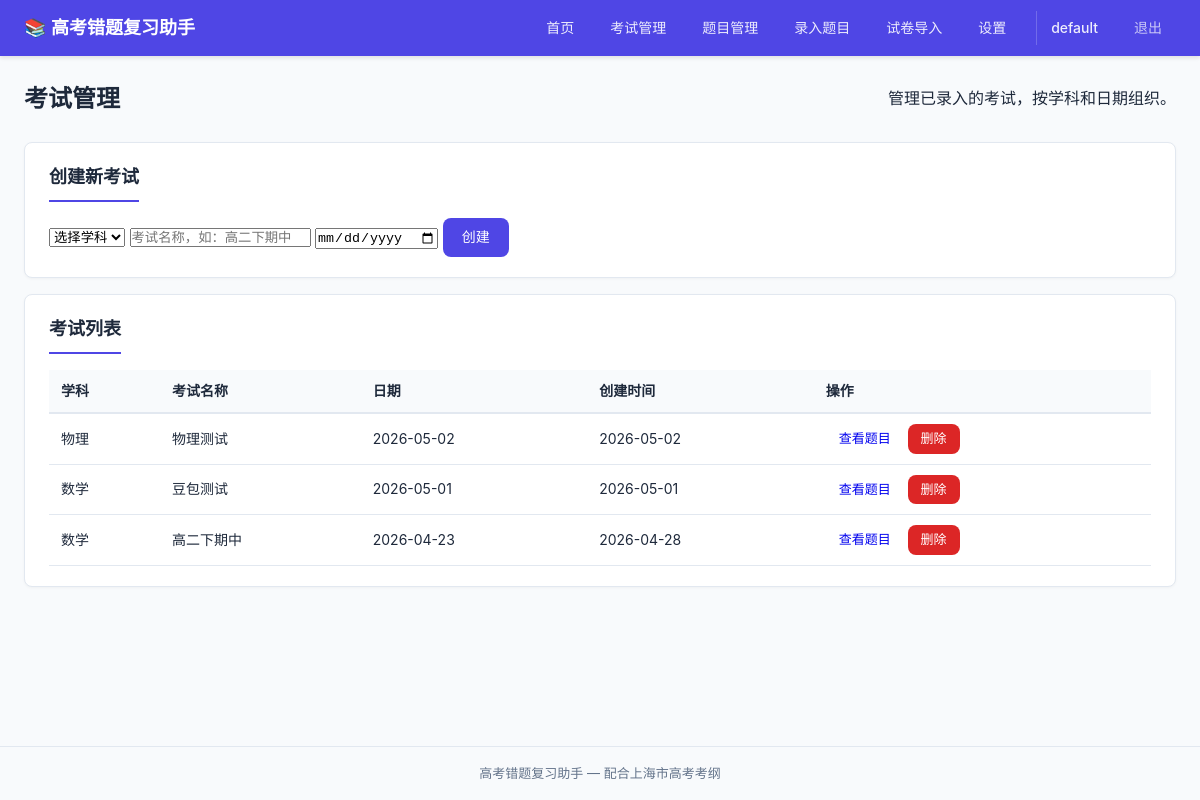
The page /exams (signed in) on the database as committed earlier.
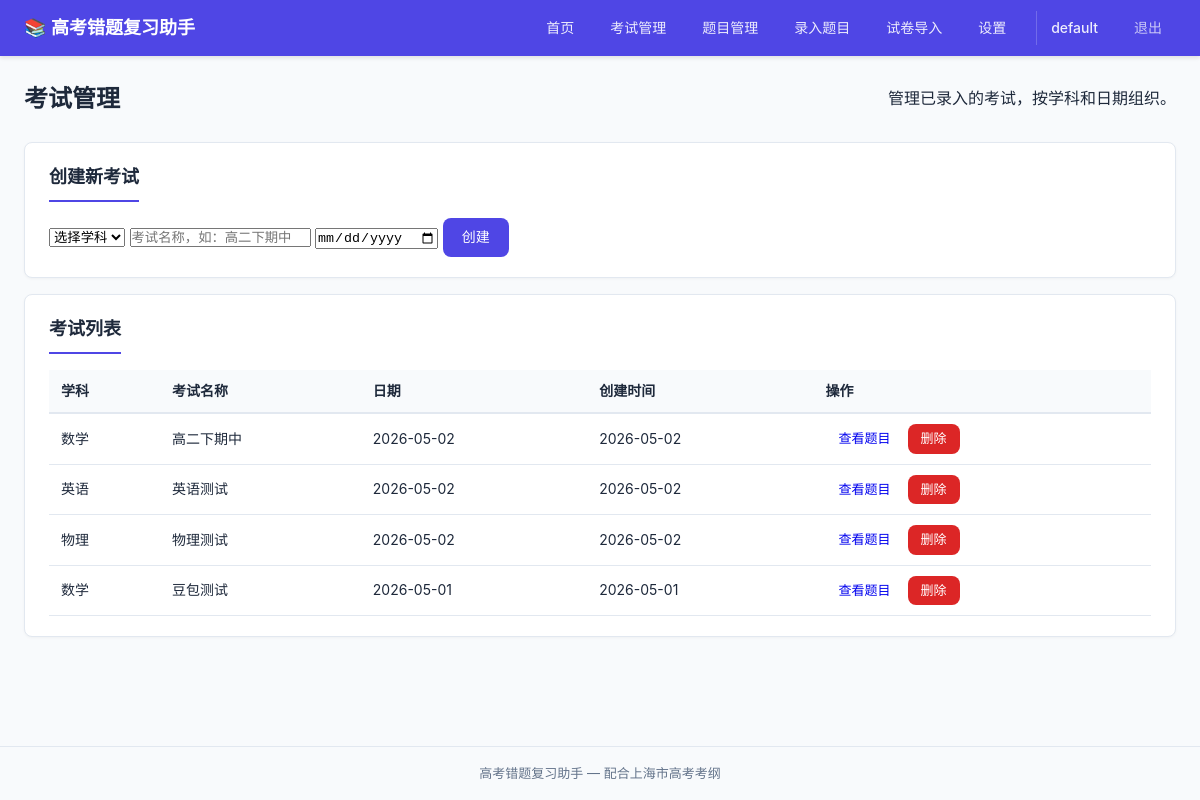
The same page on the database as committed later.
### tables this page shows
CREATE TABLE users (
            id            INTEGER PRIMARY KEY AUTOINCREMENT,
            username      TEXT    NOT NULL UNIQUE,
            password_hash TEXT    NOT NULL,
            created_at    TIMESTAMP DEFAULT CURRENT_TIMESTAMP
        );

CREATE TABLE exams (
            id          INTEGER PRIMARY KEY AUTOINCREMENT,
            subject_id  INTEGER NOT NULL REFERENCES subjects(id),
            name        TEXT    NOT NULL,
            exam_date   DATE,
            created_at  TIMESTAMP DEFAULT CURRENT_TIMESTAMP, user_id INTEGER NOT NULL DEFAULT 1,
            UNIQUE(subject_id, name)
        );

CREATE TABLE subjects (
            id          INTEGER PRIMARY KEY AUTOINCREMENT,
            name        TEXT    NOT NULL UNIQUE,
            created_at  TIMESTAMP DEFAULT CURRENT_TIMESTAMP
        );

### routes/exams.py (the view)
@exams_bp.route('/exams')
@login_required
def list_exams():
    user_id = session['user_id']
    subjects = get_all_subjects()
    exams = get_all_exams(user_id)
    return render_template('exams/list.html', subjects=subjects, exams=exams)

### app.py (called while the page is built)
@app.before_request
def load_logged_in_user():
    user_id = session.get('user_id')
    g.current_user = get_user_by_id(user_id) if user_id else None

@app.context_processor
def inject_global_template_vars():
    return {
        'current_user': g.get('current_user'),
    }

### database/__init__.py (called while the page is built)
def get_db():
    if 'db' not in g:
        g.db = sqlite3.connect(DATABASE_PATH)
        g.db.row_factory = sqlite3.Row
        g.db.execute("PRAGMA foreign_keys = ON")
    return g.db

### models/exam.py (called while the page is built)
def get_all_exams(user_id=None):
    db = get_db()
    query = (
        "SELECT e.*, s.name as subject_name FROM exams e "
        "JOIN subjects s ON e.subject_id = s.id WHERE 1=1"
    )
    params = []
    if user_id is not None:
        query += " AND e.user_id = ?"
        params.append(user_id)
    query += " ORDER BY e.exam_date DESC, e.id DESC"
    return db.execute(query, params).fetchall()

### models/subject.py (called while the page is built)
def get_all_subjects():
    db = get_db()
    return db.execute("SELECT * FROM subjects ORDER BY id").fetchall()

### models/user.py (called while the page is built)
def get_user_by_id(user_id):
    db = get_db()
    row = db.execute(
        "SELECT id, username, created_at FROM users WHERE id = ?", (user_id,)
    ).fetchone()
    return dict(row) if row else None

### templates/exams/list.html (shortened to what this page needs)
{% extends "base.html" %}
{% block content %}
<div class="page-header">
    <h1>考试管理</h1>
    <p>管理已录入的考试，按学科和日期组织。</p>
</div>
<div class="card">
    <h2>创建新考试</h2>
    <form method="POST" action="{{ url_for('exams.create') }}" class="inline-form">
        <select name="subject_id" required>
            <option value="">选择学科</option>
        </select>
        <input type="text" name="name" placeholder="考试名称，如：高二下期中" required>
        <input type="date" name="exam_date" placeholder="考试日期（可选）">
        <button type="submit" class="btn btn-primary">创建</button>
    </form>
</div>
<div class="card">
    <h2>考试列表</h2>
    {% if exams %}
    <table class="data-table">
        <thead>
            <tr>
                <th>学科</th>
                <th>考试名称</th>
                <th>日期</th>
                <th>创建时间</th>
                <th>操作</th>
            </tr>
        </thead>
        <tbody>
            {% for e in exams %}
            <tr>
                <td>{{ e.subject_name }}</td>
                <td>{{ e.name }}</td>
                <td>{{ e.exam_date or '-' }}</td>
                <td>{{ e.created_at[:10] if e.created_at else '-' }}</td>
                <td>
                    <a href="{{ url_for('questions.list_questions', exam_id=e.id) }}" class="btn btn-small">查看题目</a>
                    <form method="POST" action="{{ url_for('exams.delete', exam_id=e.id) }}" style="display:inline" onsubmit="return confirm('删除考试将同时删除其下所有题目，确定？')">
                        <button type="submit" class="btn btn-danger btn-small">删除</button>
                    </form>
                </td>
            </tr>
            {% endfor %}
        </tbody>
    </table>
    {% else %}
    <p class="empty-state">还没有创建任何考试，请先创建考试再录入题目。</p>
    {% endif %}
</div>
{% endblock %}

### templates/base.html (shortened to what this page needs)
<!DOCTYPE html>
<html lang="zh-CN">
<head>
    <link rel="stylesheet" href="{{ url_for('static', filename='css/app.css') }}">
</head>
<body>
    <nav class="navbar">
        <div class="nav-container">
            <a href="{{ url_for('index') }}" class="nav-brand">📚 高考错题复习助手</a>
            <div class="nav-links">
                {% if current_user %}
                <a href="{{ url_for('index') }}">首页</a>
                <a href="{{ url_for('exams.list_exams') }}">考试管理</a>
                <a href="{{ url_for('questions.list_questions') }}">题目管理</a>
                <a href="{{ url_for('questions.create') }}">录入题目</a>
                <a href="{{ url_for('paper.upload') }}">试卷导入</a>
                <a href="{{ url_for('settings.index') }}">设置</a>
                <span class="nav-user">{{ current_user.username }}</span>
                <a href="{{ url_for('auth.logout') }}" class="nav-logout">退出</a>
                {% else %}
                <a href="{{ url_for('auth.login') }}">登录</a>
                <a href="{{ url_for('auth.register') }}">注册</a>
                {% endif %}
            </div>
        </div>
    </nav>
    <main class="main-container">
        {% block content %}{% endblock %}
    </main>
    <footer class="footer">
        <p>高考错题复习助手 &mdash; 配合上海市高考考纲</p>
    </footer>
</body>
</html>

### static/css/app.css (style rules this page uses)
*, *::before, *::after { box-sizing: border-box; margin: 0; padding: 0; }
:root { --primary: #4f46e5; --primary-hover: #4338ca; --danger: #dc2626; --danger-hover: #b91c1c; --success: #16a34a; --warning: #f59e0b; --bg: #f8fafc; --card-bg: #ffffff; --text: #1e293b; --text-muted: #64748b; --border: #e2e8f0; --radius: 8px; }
body { font-family: -apple-system, BlinkMacSystemFont, "Microsoft YaHei", "PingFang SC", sans-serif; background: var(--bg); color: var(--text); line-height: 1.6; min-height: 100vh; display: flex; flex-direction: column; }
.navbar { background: var(--primary); color: white; padding: 0 24px; box-shadow: 0 2px 4px rgba(0,0,0,0.1); position: sticky; top: 0; z-index: 100; }
.nav-container { max-width: 1200px; margin: 0 auto; display: flex; align-items: center; justify-content: space-between; height: 56px; }
.nav-brand { color: white; text-decoration: none; font-size: 18px; font-weight: 600; }
.nav-links { display: flex; gap: 8px; }
.nav-links a { color: rgba(255,255,255,0.9); text-decoration: none; padding: 6px 14px; border-radius: var(--radius); font-size: 14px; transition: background 0.2s; }
.main-container { max-width: 1200px; margin: 0 auto; padding: 24px; flex: 1; width: 100%; }
.footer { text-align: center; padding: 16px; color: var(--text-muted); font-size: 13px; border-top: 1px solid var(--border); margin-top: auto; }
.page-header { display: flex; align-items: center; justify-content: space-between; flex-wrap: wrap; gap: 12px; margin-bottom: 24px; }
.page-header h1 { font-size: 24px; }
.card { background: var(--card-bg); border-radius: var(--radius); padding: 20px 24px; margin-bottom: 16px; border: 1px solid var(--border); box-shadow: 0 1px 3px rgba(0,0,0,0.04); }
.card h2 { font-size: 18px; margin-bottom: 16px; padding-bottom: 8px; border-bottom: 2px solid var(--primary); display: inline-block; }
.btn { display: inline-block; padding: 8px 18px; border-radius: var(--radius); font-size: 14px; font-weight: 500; text-decoration: none; border: 1px solid transparent; cursor: pointer; transition: all 0.15s; line-height: 1.5; }
.btn-primary { background: var(--primary); color: white; }
.btn-danger { background: var(--danger); color: white; }
.btn-small { padding: 4px 12px; font-size: 13px; }
.data-table { width: 100%; border-collapse: collapse; font-size: 14px; }
.data-table th { text-align: left; padding: 10px 12px; background: #f8fafc; font-weight: 600; border-bottom: 2px solid var(--border); }
.data-table td { padding: 10px 12px; border-bottom: 1px solid var(--border); }
.nav-user { color: rgba(255,255,255,0.9); padding: 6px 14px; font-size: 14px; font-weight: 500; border-left: 1px solid rgba(255,255,255,0.2); margin-left: 8px; }
.nav-logout { color: rgba(255,255,255,0.7) !important; }

Rows that differ between the two databases and show on the page:
removed exams: subject_name "数学", name "高二下期中", exam_date "2026-04-23", created_at "2026-04-28"
added exams: subject_name "数学", name "高二下期中", exam_date "2026-05-02", created_at "2026-05-02"
added exams: subject_name "英语", name "英语测试", exam_date "2026-05-02", created_at "2026-05-02"
